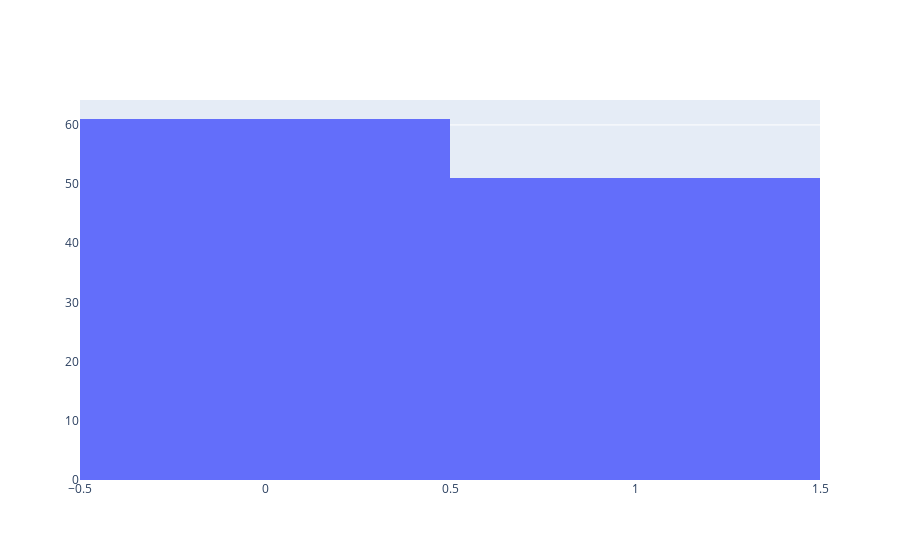

Notebook code cell kept with this figure:
### Code cell
fig = go.Figure()

fig.add_trace(
    go.Histogram(
        x = participant_data["n_not_experienced"]
    )
)

### Figure 1 — Plotly figure (JSON) as saved in the notebook; plotly's stock layout.template omitted (floating-point values rounded to 4 significant figures)
{"data": [{"type": "histogram", "x": [0, 0, 0, 1, 0, 0, 1, 0, 0, 0, 1, 1, 1, 0, 1, 0, 0, 1, 1, 0, 1, 1, 0, 0, 1, 1, 0, 1, 0, 1, 0, 0, 0, 0, 1, 0, 1, 0, 0, 0, 0, 0, 1, 1, 0, 1, 1, 1, 1, 1, 0, 1, 0, 1, 1, 1, 0, 0, 0, 0, 1, 1, 0, 1, 1, 0, 1, 1, 0, 0, 0, 0, 1, 1, 1, 0, 0, 1, 0, 1, 1, 1, 1, 0, 1, 1, 1, 1, 1, 1, 0, 0, 0, 0, 0, 0, 0, 0, 0, 0, 0, 0, 1, 1, 0, 0, 0, 1, 0, 0, 1, 0]}], "layout": {}}
